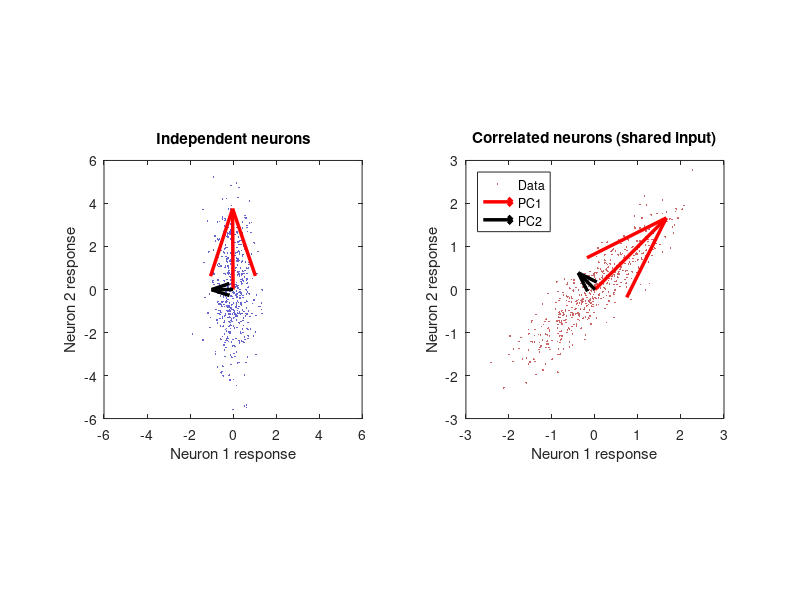
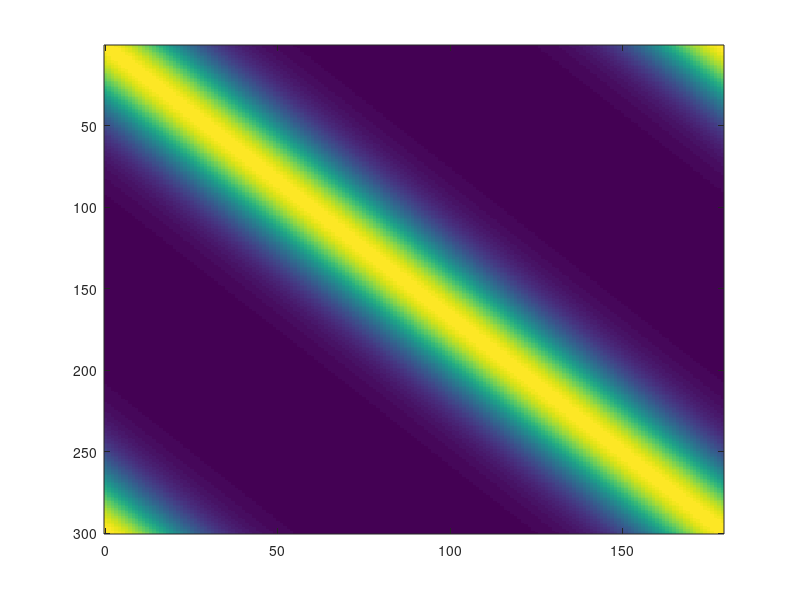

Here is the MATLAB script that generated these plots, in order: (Note: this script raises an error after producing the figures.)
%% PCA_NeuralPopulation_Tutorial.m
%
% Principal Components Analysis of Neural Population Data
%
% This tutorial introduces PCA as a tool for understanding the geometry of
% neural population responses. It is designed to be run section by section
% (Ctrl+Enter / Cmd+Enter in each cell). Read the comments carefully -- the
% conceptual narrative and homework problems are embedded in the code.
%
% The tutorial builds in four stages:
%
%   Part I.   Why neural populations live in low-dimensional subspaces
%   Part II.  Covariance and its eigensystem -- the mathematical backbone of PCA
%   Part III. PCA on a simulated orientation-tuning population
%   Part IV.  PCA with two-dimensional stimuli (orientation × spatial frequency)
%   Part V.   Fixed-axis projection -- comparing two populations in a common space
%
% Prerequisites: linear algebra tutorial, stochastic processes tutorial
%
% Author:  Shin Kira (skira@fsu.edu)
% Created: 2026
%
% Dependencies: none (self-contained)

clear all
close all

%% ========================================================================
%  Part I.  Motivation: why neural data is high-dimensional but structured
%% ========================================================================

% Suppose you record simultaneously from N neurons while showing a visual
% stimulus. Each neuron's response at one moment is a single number. So
% the combined state of the population at that moment is a point in an
% N-dimensional space -- one axis per neuron.
%
% If N = 300, the population state lives in a 300-dimensional space. That
% sounds intractable. But neurons are not independent: they share inputs,
% are embedded in circuits, and respond to common stimulus features. These
% shared influences mean that the population does NOT wander freely through
% all 300 dimensions. Instead, its responses cluster around a
% low-dimensional surface -- a *manifold* -- embedded in that large space.
%
% PCA is a principled way to find the orientation of that manifold. It
% answers: what are the directions in neuron-space along which the
% population varies the most across stimuli?
%
% To build intuition, let's start with a 2-neuron "population" and
% visualize everything directly.

%% -------------------------------------------------------------------------
%  Example 1: two neurons, uncorrelated
%  -------------------------------------------------------------------------

rng(42)  % fix random seed for reproducibility

N_samples = 500;

% Two neurons with independent responses (different standard deviations)
neuron1 = randn(N_samples, 1) * 0.5;   % sd = 0.5
neuron2 = randn(N_samples, 1) * 2.0;   % sd = 2.0

Dist_indep = [neuron1, neuron2];

figure(1); clf
subplot(1,2,1)
plot(Dist_indep(:,1), Dist_indep(:,2), '.', 'MarkerSize', 4, 'Color', [0.4 0.4 0.8])
axis([-6 6 -6 6]); axis square
xlabel('Neuron 1 response'); ylabel('Neuron 2 response')
title('Independent neurons')

% The cloud of points is axis-aligned: knowing neuron 1''s response tells
% you nothing about neuron 2's response. The "natural" axes of this
% distribution are the x and y axes themselves.

%% -------------------------------------------------------------------------
%  Example 2: two neurons, correlated
%  -------------------------------------------------------------------------

% Now imagine both neurons receive a common input (e.g., a shared stimulus
% drive). We construct correlated responses by mixing independent sources.

common  = randn(N_samples, 1);
private = randn(N_samples, 1);

neuron1_corr = 0.8 * common + 0.2 * private;
neuron2_corr = 0.8 * common - 0.2 * private;

Dist_corr = [neuron1_corr, neuron2_corr];

subplot(1,2,2)
plot(Dist_corr(:,1), Dist_corr(:,2), '.', 'MarkerSize', 4, 'Color', [0.8 0.4 0.4])
axis([-3 3 -3 3]); axis square
xlabel('Neuron 1 response'); ylabel('Neuron 2 response')
title('Correlated neurons (shared input)')

% The correlated cloud is elongated along the diagonal. The "natural" axes
% are no longer the x and y axes -- they're rotated. PCA finds these
% natural axes.

% Homework question 1.
% (a) What does the orientation of the elongated cloud tell you about the
%     relationship between the two neurons?
% (b) If common input is much stronger than private noise, what shape does
%     the cloud approach? What does PCA return in that limit?
% (c) What would the cloud look like if neuron2 = -neuron1 + noise?
%     How would PCA change?

%% ========================================================================
%  Part II.  The covariance matrix and its eigensystem
%% ========================================================================

% The covariance matrix captures pairwise relationships between all pairs
% of neurons. For a population recorded over many stimuli, the (i,j) entry
% of the covariance matrix is:
%
%   Cov(i,j) = <r_i * r_j> - <r_i><r_j>
%
% where <.> denotes the average across stimuli (or trials). The diagonal
% entries are the variances of each neuron; off-diagonal entries reflect
% how much two neurons co-vary. Let's compute the covariance matrix for
% our two example distributions.

C_indep = cov(Dist_indep);
C_corr  = cov(Dist_corr);

fprintf('\nCovariance matrix, independent neurons:\n');
disp(C_indep)
fprintf('Covariance matrix, correlated neurons:\n');
disp(C_corr)

% For the independent case, the off-diagonal entries are near zero (small
% sampling noise only). For the correlated case, they are large and
% positive, reflecting the shared drive.

% The key insight: the *eigenvectors* of the covariance matrix point along
% the natural axes of the data cloud. The corresponding *eigenvalues* tell
% you how much variance falls along each eigenvector.

[V_indep, D_indep] = eig(C_indep);
[V_corr,  D_corr]  = eig(C_corr);

% Sort by descending eigenvalue (MATLAB's eig doesn't guarantee order)
[d_indep, idx] = sort(diag(D_indep), 'descend');
V_indep = V_indep(:, idx);

[d_corr, idx] = sort(diag(D_corr), 'descend');
V_corr = V_corr(:, idx);

fprintf('Eigenvalues (independent): %.3f, %.3f\n', d_indep(1), d_indep(2));
fprintf('Eigenvalues (correlated):  %.3f, %.3f\n', d_corr(1),  d_corr(2));

% Now superimpose the eigenvectors on the scatter plots
figure(1)
subplot(1,2,1); hold on
scale = 2;
quiver(0, 0, scale*V_indep(1,1)*sqrt(d_indep(1)), scale*V_indep(2,1)*sqrt(d_indep(1)), ...
    0, 'r', 'LineWidth', 2.5, 'MaxHeadSize', 0.5)
quiver(0, 0, scale*V_indep(1,2)*sqrt(d_indep(2)), scale*V_indep(2,2)*sqrt(d_indep(2)), ...
    0, 'k', 'LineWidth', 2.5, 'MaxHeadSize', 0.5)
hold off

subplot(1,2,2); hold on
quiver(0, 0, scale*V_corr(1,1)*sqrt(d_corr(1)), scale*V_corr(2,1)*sqrt(d_corr(1)), ...
    0, 'r', 'LineWidth', 2.5, 'MaxHeadSize', 0.5)
quiver(0, 0, scale*V_corr(1,2)*sqrt(d_corr(2)), scale*V_corr(2,2)*sqrt(d_corr(2)), ...
    0, 'k', 'LineWidth', 2.5, 'MaxHeadSize', 0.5)
legend('Data', 'PC1', 'PC2', 'Location', 'northwest')
hold off

% For the independent case the eigenvectors line up with the coordinate
% axes (as expected). For the correlated case they are rotated ~45 degrees,
% aligned with the main axis of the elongated cloud.

% Homework question 2.
% (a) The length of each arrow is scaled by sqrt(eigenvalue). Why is that
%     a meaningful choice? What does it represent geometrically?
% (b) The total variance of the population (summed across neurons) equals
%     the sum of all eigenvalues. Verify this for both distributions using
%     the diagonal of the covariance matrix and the eigenvalues.
% (c) PCA is equivalent to finding a rotation of the coordinate axes such
%     that the covariance matrix becomes diagonal in the new frame. Convince
%     yourself of this by computing V' * C * V for the correlated case.
%     What do you find?

%% ========================================================================
%  Part III.  PCA on a simulated orientation-tuning population
%% ========================================================================

% Now let's move to a realistic neural setting: a population of N neurons
% tuned to stimulus orientation. This mirrors a cortical recording in which
% many V1 neurons respond to oriented gratings with different preferred
% orientations.

%% -------------------------------------------------------------------------
%  Simulate population responses
%  -------------------------------------------------------------------------

N         = 300;           % number of neurons
baseline  = 0.1;           % baseline response (e.g., dF/F or normalized spike rate)
gain      = 1.0;           % response gain

% Preferred orientations, uniformly tiling 0..180 degrees
% (orientation is a 180-degree variable because a grating at 0 deg looks
% the same as one at 180 deg)
pref_oris = linspace(0, 179.9, N)';   % N x 1, degrees

% Stimulus orientations to present
stim_oris = 0:1:179;                  % 180 orientations, 1-deg steps

% Orientation tuning: von Mises-like function, 180-deg periodic.
% The response of neuron n to stimulus s is:
%   R(n,s) = baseline + gain * exp( kappa * cos( 2*(theta_s - theta_n) ) )
%
% kappa controls tuning width: larger kappa = sharper tuning.
kappa = 3 * ones(N, 1);

deg2rad    = pi / 180;
theta_pref = pref_oris * deg2rad;     % N x 1
theta_stim = stim_oris * deg2rad;     % 1 x S

S = numel(stim_oris);
R = zeros(N, S);

for s = 1:S
    dtheta  = theta_stim(s) - theta_pref;      % N x 1
    R(:, s) = baseline + gain * exp(kappa .* cos(2 * dtheta));
end

% Normalize each neuron's responses so that its maximum = baseline + gain.
% This removes differences in absolute firing rate across neurons and lets
% us focus on the shape of the population code.
R = R ./ max(R, [], 2) * (baseline + gain);

fprintf('Population response matrix R: %d neurons x %d stimuli\n', size(R,1), size(R,2));

%% -------------------------------------------------------------------------
%  Visualize the population response matrix
%  -------------------------------------------------------------------------

figure(2); clf
set(gcf, 'OuterPosition', [50 100 700 600])
imagesc(stim_oris, 1:N, R);
colormap(parula); colorbar;
xlabel('Stimulus orientation (deg)');
ylabel('Neuron index');
title('Population response matrix R  (neurons × stimuli)', 'FontSize', 16);

% Each row is the tuning curve of one neuron. You can see the diagonal
% band of high activity: each neuron responds strongly when the stimulus
% orientation matches its preference.

%% -------------------------------------------------------------------------
%  Example tuning curves
%  -------------------------------------------------------------------------

example_neurons = [1 51 101 151 201 251];   % neurons with different preferences
colors = lines(numel(example_neurons));

figure(3); clf
set(gcf, 'OuterPosition', [50 100 750 500])
hold on
for ii = 1:numel(example_neurons)
    n = example_neurons(ii);
    plot(stim_oris, R(n,:), 'LineWidth', 2, 'Color', colors(ii,:));
end
hold off
xlabel('Stimulus orientation (deg)');
ylabel('Normalized response');
title('Example tuning curves', 'FontSize', 16);
legend(arrayfun(@(n) sprintf('Neuron %d (pref %.0f°)', n, pref_oris(n)), ...
    example_neurons, 'UniformOutput', false), 'Location', 'northeast');
xlim([0 180]);

%% -------------------------------------------------------------------------
%  Run PCA
%  -------------------------------------------------------------------------

% Convention: rows of X are observations (stimuli), columns are features (neurons).
% We mean-center across stimuli before running PCA -- this removes any
% constant offset that is the same for every stimulus.

X  = R.';             % [S x N] -- each row is one stimulus condition
Xc = X - mean(X, 1); % subtract per-neuron mean across stimuli

[coeff, score, latent] = pca(Xc);
% coeff:  [N x N] -- columns are principal component directions (in neuron space)
% score:  [S x N] -- projections of each stimulus onto each PC
% latent: [N x 1] -- eigenvalues (variance explained by each PC)

explVar    = 100 * latent / sum(latent);
cumExplVar = cumsum(explVar);

%% -------------------------------------------------------------------------
%  Scree plot -- how many dimensions does the representation need?
%  -------------------------------------------------------------------------

figure(4); clf
set(gcf, 'OuterPosition', [800 100 700 550])

subplot(2,1,1)
plot(1:numel(explVar), cumExplVar, '-o', 'LineWidth', 1.5, ...
    'MarkerSize', 4, 'Color', [0.2 0.5 0.8])
yline(90, '--k', '90%', 'LabelHorizontalAlignment', 'left');
yline(99, '--r', '99%', 'LabelHorizontalAlignment', 'left');
xlabel('Number of PCs');
ylabel('Cumulative variance (%)');
title('Explained variance (orientation-only population)', 'FontSize', 14);
grid on; ylim([0 101]);

subplot(2,1,2)
plot(1:20, explVar(1:20), '-o', 'LineWidth', 1.5, ...
    'MarkerSize', 5, 'Color', [0.8 0.3 0.2])
xlabel('PC index');
ylabel('Variance explained (%)');
title('Per-PC variance (first 20 PCs)', 'FontSize', 14);
grid on;

fprintf('\nTop 3 PCs explain: %.1f%%, %.1f%%, %.1f%%\n', ...
    explVar(1), explVar(2), explVar(3));

% If you ran the simulation correctly, you should find that the top 2--3
% PCs explain almost all the variance. Why? Because all 300 neurons are
% tuned to orientation in the same smooth way -- the population only needs
% a small number of "basis functions" to represent all 180 orientations.

% Homework question 3.
% (a) How many PCs are needed to explain 99% of the variance? Compare this
%     to the number of neurons (N = 300) and the number of stimuli (S = 180).
%     What does this tell you about the intrinsic dimensionality of the
%     orientation representation?
% (b) Repeat the simulation with kappa = 1 (broader tuning) and kappa = 8
%     (sharper tuning). How does the explained variance plot change? Why?
% (c) Add Gaussian noise to R (noise_sigma = 0.1 * randn(size(R))) before
%     running PCA. How does the scree plot change? What does this tell you
%     about what PCA "sees" in noisy data?

%% -------------------------------------------------------------------------
%  The orientation ring: PC1-PC2 space
%  -------------------------------------------------------------------------

% Color each stimulus by its orientation using a cyclic (HSV) colormap.
% Since orientation is periodic (0 deg == 180 deg visually), a cyclic
% colormap is the right choice.

angles_color = linspace(0, 2*pi, S+1);
angles_color(end) = [];
cmap_ori = hsv2rgb([angles_color'/(2*pi), ones(S,1), ones(S,1)]);

figure(5); clf
set(gcf, 'OuterPosition', [50 100 700 700])
hold on

% Draw the connecting line (stimuli in order) to show the ring structure
plot(score(:,1), score(:,2), '-k', 'LineWidth', 1.0)
plot([score(end,1) score(1,1)], [score(end,2) score(1,2)], '-k', 'LineWidth', 1.0)

for s = 1:S
    scatter(score(s,1), score(s,2), 40, cmap_ori(s,:), 'filled', ...
        'MarkerEdgeColor', 'k', 'LineWidth', 0.3);
end

xlabel(sprintf('PC1 (%.1f%%)', explVar(1)));
ylabel(sprintf('PC2 (%.1f%%)', explVar(2)));
title('Population response geometry: PC1 vs PC2', 'FontSize', 16);

colormap(gca, cmap_ori);
c = colorbar;
tick_oris = 0:30:180;
c.Ticks = tick_oris / 180;
c.TickLabels = string(tick_oris) + "°";
c.Label.String = 'Stimulus orientation';

axis equal; grid on; hold off

% The population response traces out a *ring* (approximately a circle) in
% PC1-PC2 space. This is the "orientation manifold" of V1-like populations.
%
% Why a ring? Orientation is a periodic variable. As the stimulus rotates
% from 0 to 180 degrees, the population activity vector rotates through
% neuron space -- and when mapped to PC space it sweeps out a closed loop.
% The precise shape is approximately circular because of the smooth,
% periodic nature of von Mises tuning.

%% -------------------------------------------------------------------------
%  What do PC1 and PC2 look like in neuron space?
%  -------------------------------------------------------------------------

% The principal components are vectors in neuron space. Each entry
% (coeff(n, k)) tells you how much neuron n contributes to PC k.
% Let's plot the first two PCs as functions of the neurons' preferred
% orientations -- this reveals their interpretation.

figure(6); clf
set(gcf, 'OuterPosition', [800 100 750 500])
hold on
plot(pref_oris, coeff(:,1), 'b-', 'LineWidth', 2);
plot(pref_oris, coeff(:,2), 'r-', 'LineWidth', 2);
xlabel('Preferred orientation of neuron (deg)');
ylabel('PC loading');
title('PC loadings as a function of preferred orientation', 'FontSize', 16);
legend('PC1', 'PC2');
xlim([0 180]); grid on; hold off

% PC1 and PC2 look like sinusoids -- cosine and sine -- as functions of
% preferred orientation. This makes geometric sense: they are the first two
% Fourier components of the orientation "circle". Together they encode
% which direction on the ring the population is pointing.
%
% This gives us a beautiful interpretation: PC1 and PC2 form a 2D
% coordinate system that captures orientation as an angle. Reading out
% the stimulus orientation from the population is equivalent to computing
% atan2(score2, score1).

% Verify: can we recover the stimulus from PC coordinates alone?
est_ori_rad = atan2(score(:,2), score(:,1));   % recover angle from PC plane
est_ori_deg = mod(est_ori_rad * 180/pi, 360);
% atan2 returns values in (-180, 180), and our orientation is periodic over
% 180 deg (not 360), so we need to fold back:
est_ori_deg = mod(est_ori_deg, 180);

figure(7); clf
set(gcf, 'OuterPosition', [50 100 650 500])
plot(stim_oris, est_ori_deg, '.', 'MarkerSize', 5, 'Color', [0.3 0.6 0.9])
hold on; plot([0 180], [0 180], '-k', 'LineWidth', 1.5); hold off
xlabel('True stimulus orientation (deg)');
ylabel('Estimated orientation from PCs (deg)');
title('Orientation decoded from PC1-PC2 alone', 'FontSize', 16);
grid on; axis square

% Homework question 4.
% (a) Why does the decoded orientation have a discontinuity or "fold" at
%     some stimulus values? What is the relationship between the 180-deg
%     periodicity of orientation and the 360-deg range of atan2?
% (b) How would you modify the decoding to handle the 180-deg vs 360-deg
%     ambiguity perfectly? Hint: think about how a 2*theta wrapping affects
%     the response.
% (c) If you added a third neuron class tuned to colors (not orientation),
%     where in the PC space would color responses appear? What would the
%     scree plot look like?

%% -------------------------------------------------------------------------
%  Effect of tuning width on population geometry
%  -------------------------------------------------------------------------

% Let's compare populations with different kappa values side by side.

figure(8); clf
set(gcf, 'OuterPosition', [50 100 1200 450])

kappa_vals  = [1, 3, 8];
panel_titles = {'Broad tuning (κ = 1)', 'Medium tuning (κ = 3)', 'Sharp tuning (κ = 8)'};

for ki = 1:3
    kv = kappa_vals(ki);
    kappa_v = kv * ones(N, 1);

    Rv = zeros(N, S);
    for s = 1:S
        dtheta   = theta_stim(s) - theta_pref;
        Rv(:, s) = baseline + gain * exp(kappa_v .* cos(2 * dtheta));
    end
    Rv = Rv ./ max(Rv, [], 2) * (baseline + gain);

    Xv  = Rv.';
    Xvc = Xv - mean(Xv, 1);
    [~, sv, lv] = pca(Xvc);

    ev = 100 * lv / sum(lv);

    subplot(1,3,ki)
    plot(sv(:,1), sv(:,2), '-k', 'LineWidth', 0.8); hold on
    plot([sv(end,1) sv(1,1)], [sv(end,2) sv(1,2)], '-k', 'LineWidth', 0.8);
    for s = 1:S
        scatter(sv(s,1), sv(s,2), 20, cmap_ori(s,:), 'filled');
    end
    hold off
    axis equal; grid on;
    xlabel('PC1'); ylabel('PC2');
    title(sprintf('%s\n%.1f%% + %.1f%%', panel_titles{ki}, ev(1), ev(2)), 'FontSize', 13);
end

% Notice that all three populations form a ring, but the *radius* and
% how variance is distributed across PCs differs. With sharper tuning,
% each neuron responds to fewer stimuli, so the responses are more
% "spiky" and higher PCs carry more variance (the ring is rougher). With
% broader tuning, the responses are smoother and nearly all variance
% collapses into the first two PCs.

%% ========================================================================
%  Part IV.  PCA with two-dimensional stimuli: orientation × spatial frequency
%% ========================================================================

% Real visual neurons are tuned to both orientation AND spatial frequency
% (SF). A neuron preferring vertical gratings at 2 c/deg responds poorly
% to horizontal gratings or to very low/high spatial frequencies. When we
% vary both dimensions independently, the population response traces out a
% more complex surface in neuron space -- a torus.

%% -------------------------------------------------------------------------
%  Build an orientation × SF population
%  -------------------------------------------------------------------------

N_ori = 80;    % preferred orientations
N_sf  = 10;    % preferred spatial frequencies per orientation
N2    = N_ori * N_sf;

pref_oris2_base = linspace(0, 179.9, N_ori)';
sf_grid_base    = logspace(-2, 1, N_sf);   % 0.01 to 10 c/deg

[ori_idx2, sf_idx2] = ndgrid(1:N_ori, 1:N_sf);
pref_oris2 = pref_oris2_base(ori_idx2(:));   % N2 x 1
pref_sfs2  = sf_grid_base(sf_idx2(:))';      % N2 x 1

% Stimulus grid: all combinations of orientation and SF
stim_oris2 = 0:15:165;    % 12 orientations
stim_sfs2  = logspace(-2, 1, 8);   % 8 SFs

[ori_sg, sf_sg] = ndgrid(1:numel(stim_oris2), 1:numel(stim_sfs2));
stim_ori_list = stim_oris2(ori_sg(:));   % n_cond x 1
stim_sf_list  = stim_sfs2(sf_sg(:));     % n_cond x 1
n_cond2       = numel(stim_ori_list);

% Tuning parameters
kappa2    = 3 * ones(N2, 1);   % orientation selectivity
sf_sigma2 = 0.5 * ones(N2, 1); % SF bandwidth in log10 units

deg2rad2     = pi/180;
theta_pref2  = pref_oris2 * deg2rad2;
log_pref_sfs = log10(pref_sfs2);

% Compute population responses
R2 = zeros(N2, n_cond2);

for c = 1:n_cond2
    theta_stim2  = stim_ori_list(c) * deg2rad2;
    dtheta2      = theta_stim2 - theta_pref2;                  % N2 x 1
    ori_tuning2  = exp(kappa2 .* cos(2 * dtheta2));

    log_sf_stim = log10(stim_sf_list(c));
    dlog_sf      = log_sf_stim - log_pref_sfs;                 % N2 x 1
    sf_tuning2   = exp(-(dlog_sf.^2) ./ (2 * sf_sigma2.^2));

    R2(:, c) = baseline + gain * (ori_tuning2 .* sf_tuning2);
end

fprintf('Orientation × SF population: %d neurons, %d stimulus conditions\n', N2, n_cond2);

%% -------------------------------------------------------------------------
%  PCA on the orientation × SF population
%  -------------------------------------------------------------------------

X2  = R2.';
X2c = X2 - mean(X2, 1);

[~, score2, latent2] = pca(X2c);
explVar2 = 100 * latent2 / sum(latent2);

fprintf('Top 5 PCs explain: %.1f%%, %.1f%%, %.1f%%, %.1f%%, %.1f%%\n', ...
    explVar2(1), explVar2(2), explVar2(3), explVar2(4), explVar2(5));

%% -------------------------------------------------------------------------
%  Color coding: orientation = hue, SF = saturation
%  -------------------------------------------------------------------------

nOri_c2 = numel(stim_oris2);
hues2    = linspace(0, 1, nOri_c2+1)';
hues2(end) = [];

[~, ori_idx_for_cond] = ismember(stim_ori_list, stim_oris2);

sf_min2   = min(stim_sf_list);
sf_max2   = max(stim_sf_list);
sf_norm2  = (stim_sf_list - sf_min2) / (sf_max2 - sf_min2);
saturation = 0.2 + 0.8 * sf_norm2;   % low SF -> pale, high SF -> vivid

colors2 = zeros(n_cond2, 3);
for i = 1:n_cond2
    colors2(i,:) = hsv2rgb([hues2(ori_idx_for_cond(i)), saturation(i), 1]);
end

%% -------------------------------------------------------------------------
%  3D PC plot: orientation × SF manifold
%  -------------------------------------------------------------------------

figure(9); clf
set(gcf, 'OuterPosition', [50 100 750 750])
hold on

plot3(score2(:,1), score2(:,2), score2(:,3), '-k', 'LineWidth', 0.8);

for i = 1:n_cond2
    scatter3(score2(i,1), score2(i,2), score2(i,3), ...
        70, colors2(i,:), 'filled', 'MarkerEdgeColor','k', 'LineWidth', 0.3);
end

xlabel(sprintf('PC1 (%.1f%%)', explVar2(1)));
ylabel(sprintf('PC2 (%.1f%%)', explVar2(2)));
zlabel(sprintf('PC3 (%.1f%%)', explVar2(3)));
title('Orientation × SF population: PC1-PC2-PC3 manifold', 'FontSize', 16);

cmap2 = hsv2rgb([hues2, ones(nOri_c2,1), ones(nOri_c2,1)]);
colormap(gca, cmap2);
c2 = colorbar;
tick_oris2    = 0:30:165;
c2.Ticks      = tick_oris2 / max(stim_oris2);
c2.TickLabels = string(tick_oris2) + "°";
c2.Label.String = 'Orientation (hue), SF (saturation)';

grid on; axis equal; view(3); hold off

% With two stimulus dimensions, the manifold is no longer a simple ring.
% Instead it takes the form of a torus: orientation wraps around one
% direction (the ring we saw before), and SF varies along the "tube"
% of the torus. The dimensionality of the representation has increased --
% we now need more PCs to capture the full variance.

%% -------------------------------------------------------------------------
%  Scree plot comparison: 1D vs 2D stimuli
%  -------------------------------------------------------------------------

figure(10); clf
set(gcf, 'OuterPosition', [800 100 700 500])
hold on
plot(1:20, cumExplVar(1:20), '-o', 'LineWidth', 1.8, ...
    'MarkerSize', 5, 'Color', [0.2 0.5 0.9], 'DisplayName', 'Orientation only');
plot(1:20, cumsum(explVar2(1:20)), '-s', 'LineWidth', 1.8, ...
    'MarkerSize', 5, 'Color', [0.9 0.3 0.2], 'DisplayName', 'Orientation × SF');
yline(90, '--k');
hold off
xlabel('Number of PCs');
ylabel('Cumulative variance (%)');
title('Dimensionality: 1D vs 2D stimuli', 'FontSize', 16);
legend('Location', 'southeast'); grid on;

% Homework question 5.
% (a) Why does the 2D stimulus set require more PCs to reach 90% explained
%     variance than the 1D set? Relate your answer to the intrinsic
%     dimensionality of the stimulus space.
% (b) If you were to record from a real V1 population using random stimuli
%     (pink noise images), would you expect the scree plot to decay faster
%     or slower than the orientation-only case? Why?
% (c) How would the torus shape change if all neurons had the same preferred
%     SF (i.e., N_sf = 1)? What would the scree plot look like?

%% ========================================================================
%  Part V.  Fixed-axis projection: comparing two populations
%% ========================================================================

% A powerful use of PCA is to compare how a population responds to two
% different conditions. If we run PCA separately on each condition, the
% PC axes may differ between conditions, making direct comparison hard.
%
% A better approach: define the PC axes using one reference (baseline)
% condition, then project BOTH populations onto those same axes. Changes
% in the shape or location of the resulting clouds then directly reflect
% true changes in population geometry, not just rotation of the PC frame.

%% -------------------------------------------------------------------------
%  Simulate two conditions: baseline and "biased" (cardinal SF gain)
%  -------------------------------------------------------------------------

% In the "biased" condition, neurons preferring cardinal orientations
% (0 deg and 90 deg) respond more strongly to their preferred SF than
% neurons preferring oblique orientations. This is inspired by psychophysical
% and physiological evidence for cardinal-oblique anisotropies in V1.

sf_gain_amp = 0.5;   % strength of the cardinal bias

% Cardinal modulation: neurons tuned near 0 or 90 deg get a gain boost.
% cos(2*theta)^2 peaks at 0 and 90 deg (the cardinals) and is zero at
% the obliques (45 and 135 deg).
cardinal_mod = 1 + sf_gain_amp * (cos(2 * theta_pref2)).^2;   % N2 x 1

% Baseline population (no cardinal bias)
R_base = R2;   % already computed above

% Biased population: SF tuning is amplified for cardinals
R_bias = zeros(N2, n_cond2);
for c = 1:n_cond2
    theta_stim2  = stim_ori_list(c) * deg2rad2;
    dtheta2      = theta_stim2 - theta_pref2;
    ori_tuning2  = exp(kappa2 .* cos(2 * dtheta2));

    log_sf_stim = log10(stim_sf_list(c));
    dlog_sf      = log_sf_stim - log_pref_sfs;
    sf_tuning2   = exp(-(dlog_sf.^2) ./ (2 * sf_sigma2.^2));

    % Apply cardinal-dependent SF gain
    sf_tuning_biased = cardinal_mod .* sf_tuning2;

    R_bias(:, c) = baseline + gain * (ori_tuning2 .* sf_tuning_biased);
end

%% -------------------------------------------------------------------------
%  PCA on baseline, project biased onto the same axes
%  -------------------------------------------------------------------------

% Step 1: compute the baseline PC axes
X_base  = R_base.';
X_basec = X_base - mean(X_base, 1);   % center using baseline mean

[coeff_base, score_base, latent_base] = pca(X_basec);
explVar_base = 100 * latent_base / sum(latent_base);

% Step 2: project the biased population using the SAME mean and axes
X_bias  = R_bias.';
X_biasc = X_bias - mean(X_base, 1);   % subtract BASELINE mean (not biased mean)
score_bias_fixed = X_biasc * coeff_base;   % project onto baseline PCs

% By subtracting the baseline mean and projecting onto baseline PCs,
% any difference in score_bias vs score_base directly reflects changes
% in population activity patterns, not an artifact of re-centering or
% re-rotating PCs.

%% -------------------------------------------------------------------------
%  Compare the two manifolds in the shared PC space
%  -------------------------------------------------------------------------

figure(11); clf
set(gcf, 'OuterPosition', [50 100 1350 650])

subplot(1,2,1)
hold on
plot3(score_base(:,1), score_base(:,2), score_base(:,3), '-k', 'LineWidth', 0.8)
for i = 1:n_cond2
    scatter3(score_base(i,1), score_base(i,2), score_base(i,3), ...
        60, colors2(i,:), 'filled', 'MarkerEdgeColor','k', 'LineWidth', 0.3);
end
xlabel('PC1'); ylabel('PC2'); zlabel('PC3');
title(sprintf('Baseline population\n(%.1f/%.1f/%.1f%%)', ...
    explVar_base(1), explVar_base(2), explVar_base(3)), 'FontSize', 14);
grid on; axis equal; view(3); hold off
colormap(gca, cmap2);

subplot(1,2,2)
hold on
plot3(score_bias_fixed(:,1), score_bias_fixed(:,2), score_bias_fixed(:,3), ...
    '-k', 'LineWidth', 0.8)
for i = 1:n_cond2
    scatter3(score_bias_fixed(i,1), score_bias_fixed(i,2), score_bias_fixed(i,3), ...
        60, colors2(i,:), 'filled', 'MarkerEdgeColor','k', 'LineWidth', 0.3);
end
xlabel('PC1 (baseline)'); ylabel('PC2 (baseline)'); zlabel('PC3 (baseline)');
title(sprintf('Biased population (cardinal SF gain = %.1f)\nprojected onto baseline PCs', ...
    sf_gain_amp), 'FontSize', 14);
grid on; axis equal; view(3); hold off
colormap(gca, cmap2);

sgtitle('Fixed-axis comparison: baseline vs cardinal-biased population', 'FontSize', 16);

% Comparing the two panels, you should notice that the biased population's
% manifold has a different shape than the baseline in the shared PC space.
% Cardinal orientations (red/blue points) are displaced, reflecting the
% extra SF gain their neurons receive. Oblique orientations are relatively
% unchanged.
%
% This is the key advantage of the fixed-axis approach: the deformation of
% the manifold is directly interpretable as a change in the population
% code, not a difference in how PCA chose to orient its axes.

%% -------------------------------------------------------------------------
%  Quantify the deformation: distance from baseline in PC space
%  -------------------------------------------------------------------------

% For each stimulus condition, compute the Euclidean distance (in the
% top-3-PC subspace) between where the baseline and biased populations land.
dist_pc3 = sqrt(sum((score_base(:,1:3) - score_bias_fixed(:,1:3)).^2, 2));

% Sort stimulus conditions by orientation for plotting
[sorted_oris, sort_idx] = sort(stim_ori_list);

figure(12); clf
set(gcf, 'OuterPosition', [800 100 700 500])
hold on
scatter(sorted_oris, dist_pc3(sort_idx), 60, colors2(sort_idx,:), ...
    'filled', 'MarkerEdgeColor','k', 'LineWidth', 0.3);
hold off
xlabel('Stimulus orientation (deg)');
ylabel('Distance in PC1-PC3 space (baseline vs biased)');
title('Manifold deformation: where does the cardinal bias show up?', 'FontSize', 14);
xlim([-5 170]); grid on;

% The deformation should be largest for cardinal orientations (0 and 90 deg)
% and smallest for obliques (45 deg). This quantitative readout gives you
% a geometric signature of the population-level effect of the cardinal bias.

% Homework question 6.
% (a) Vary sf_gain_amp from 0 to 2. How does the shape of figure 11 change?
%     Is there a threshold below which the bias is undetectable in the
%     PC plot?
% (b) The fixed-axis projection subtracts the *baseline* mean before
%     projecting the biased data. What would happen if you instead
%     subtracted the biased population's own mean? Would the comparison
%     still be valid? When might you prefer one over the other?
% (c) Design an experiment using synthetic data: generate a biased
%     population with a bias that affects only low-SF responses (not high
%     SF). Predict how figures 11 and 12 would look, then verify with code.

%% ========================================================================
%  Summary
%% ========================================================================
%
%  In this tutorial we have covered:
%
%  1. Neural population responses form low-dimensional manifolds in the
%     high-dimensional space of all possible population states.
%
%  2. The covariance matrix captures pairwise correlations between neurons.
%     Its eigenvectors define "natural" axes (PCs); eigenvalues give the
%     variance along each axis.
%
%  3. For an orientation-tuning population, PCA recovers a *ring* in
%     PC1-PC2 space. The ring reflects the 180-deg periodicity of the
%     stimulus variable. PC1 and PC2 have cosine/sine loadings over
%     preferred orientation and can be used to decode stimulus orientation
%     directly.
%
%  4. Adding a second stimulus dimension (spatial frequency) expands the
%     manifold from a ring to a torus, requiring more PCs to capture the
%     full variance.
%
%  5. Fixed-axis projection -- defining PC axes from a reference condition
%     and projecting a second condition onto those axes -- allows direct,
%     interpretable comparison of population geometry across conditions.
%
%  Further reading:
%   - Cunningham & Yu (2014). Dimensionality reduction for large-scale
%     neural recordings. Nature Neuroscience.
%   - Jazayeri & Ostojic (2021). Interpreting neural computations by
%     examining intrinsic and embedding dimensionality. Current Opinion
%     in Neurobiology.
%   - Rieke et al., PCATutorial.m (this course).
